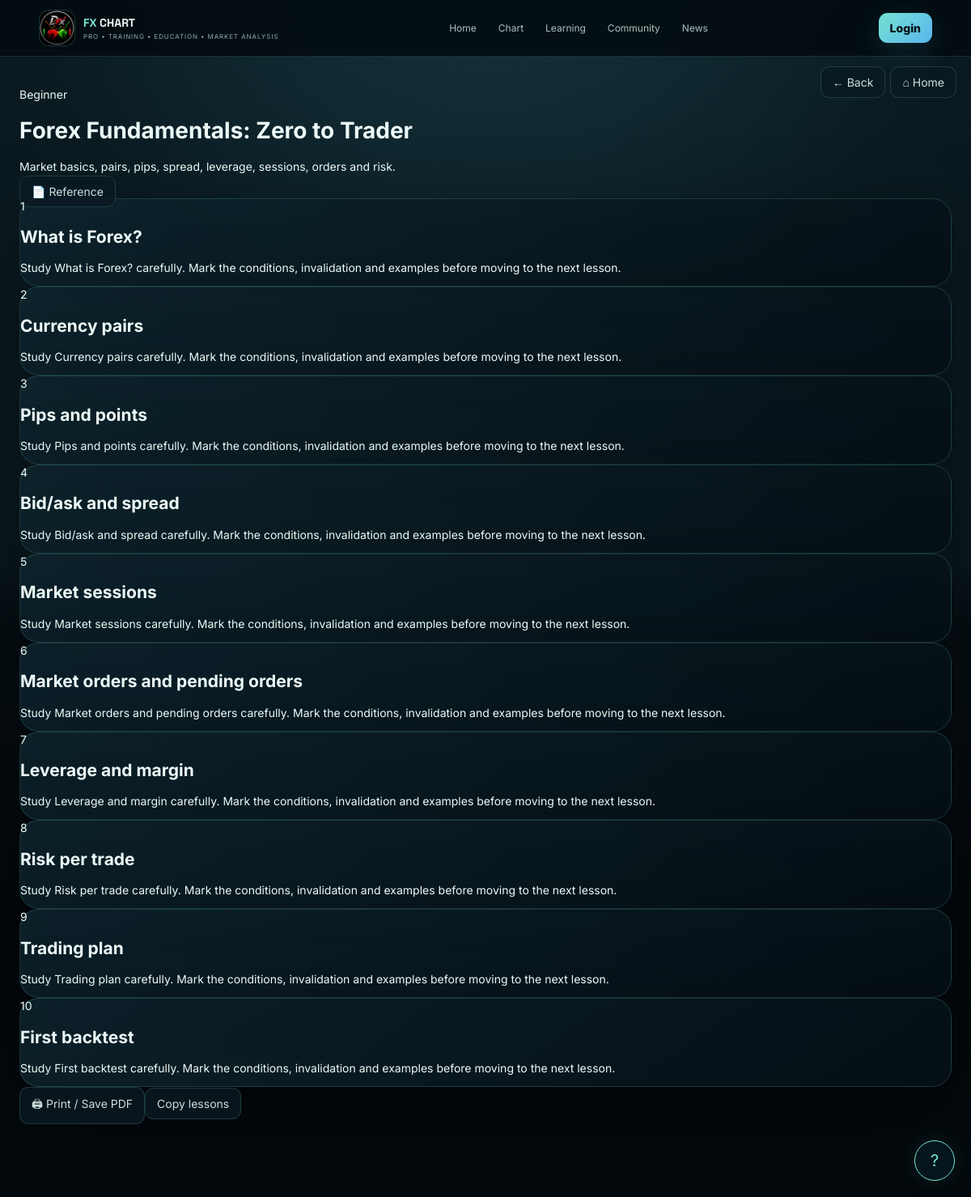
The app's page /learning/course/1 with its own data.
### tables this page shows
CREATE TABLE courses(
      id INTEGER PRIMARY KEY AUTOINCREMENT,
      title TEXT NOT NULL,
      level TEXT NOT NULL,
      description TEXT NOT NULL,
      lessons INTEGER DEFAULT 0,
      created_at TEXT NOT NULL
    );

CREATE TABLE lessons(
      id INTEGER PRIMARY KEY AUTOINCREMENT,
      course_id INTEGER NOT NULL,
      title TEXT NOT NULL,
      content TEXT NOT NULL,
      sort_order INTEGER DEFAULT 0,
      FOREIGN KEY(course_id) REFERENCES courses(id) ON DELETE CASCADE
    );

### app.py (the view)
@app.route("/learning/course/<int:cid>")
def course(cid):
    con=db()
    c=con.execute("SELECT * FROM courses WHERE id=?",(cid,)).fetchone()
    lessons=con.execute("SELECT * FROM lessons WHERE course_id=? ORDER BY sort_order",(cid,)).fetchall()
    con.close()
    if not c: return "Course not found",404
    return render_template("course.html",course=c,lessons=lessons)

### app.py (called while the page is built)
def db():
    con = sqlite3.connect(DB)
    con.row_factory = sqlite3.Row
    return con

def current_user():
    uid = session.get("user_id")
    if not uid: return None
    con = db()
    u = con.execute("SELECT * FROM users WHERE id=?", (uid,)).fetchone()
    con.close()
    return u

@app.context_processor
def fxchart_site_stats():
    try:
        con=db()
        users=con.execute("SELECT COUNT(*) c FROM users").fetchone()["c"]
        subs=con.execute("SELECT COUNT(*) c FROM users WHERE plan != 'free' OR subscription_status='active'").fetchone()["c"]
        con.close()
        return {"site_users":users,"site_subscribers":subs}
    except Exception:
        return {"site_users":0,"site_subscribers":0}

@app.context_processor
def ctx():
    return {"me": current_user(), "now": datetime.utcnow().isoformat()}

### templates/course.html
{% extends "base.html" %}{% block title %}{{course.title}} — FX CHART{% endblock %}
{% block content %}<div class="sectionHead"><div><span class="pill">{{course.level}}</span><h1>{{course.title}}</h1><p>{{course.description}}</p></div><a class="btn" href="{{url_for('learning_reference')}}">📄 Reference</a></div>
<div class="lessonList">{% for l in lessons %}<article class="lessonCard card"><div class="lessonNo">{{loop.index}}</div><div><h2>{{l.title}}</h2><p>{{l.content}}</p></div></article>{% endfor %}</div>
<div class="printActions"><button class="btn primary" onclick="window.print()">🖨 Print / Save PDF</button><button class="btn" onclick="copyText(document.querySelector('.lessonList').innerText)">Copy lessons</button></div>{% endblock %}

### static/css/app.css (style rules this page uses)
:root { --bg:#050d12;--card:rgba(10,25,33,.86);--line:rgba(117,229,215,.17);--text:#ecfaf7;--muted:#8da8a6;--accent:#79e5d6;--accent2:#5bb7ff;--shadow:0 30px 100px rgba(0,0,0,.4) }
* { box-sizing:border-box }
html { scroll-behavior:smooth }
body { margin:0;background:radial-gradient(circle at 50% -15%,#183c47 0,#09171e 35%,#03080c 80%);color:var(--text);font:14px Inter,system-ui,sans-serif;min-height:100vh;overflow-x:hidden }
a { color:inherit;text-decoration:none }
button,input,textarea,select { font:inherit }
.tool-btn,.btn { border:1px solid var(--line);background:rgba(10,26,34,.8);color:#cce0dd;padding:10px 14px;border-radius:11px;cursor:pointer;transition:.25s }
.card,.feature-card,.course-card,.risk-card { border:1px solid var(--line);background:linear-gradient(145deg,rgba(14,36,46,.86),rgba(5,16,22,.9));box-shadow:var(--shadow);border-radius:24px }

### records on screen
courses: level "Beginner", title "Forex Fundamentals: Zero to Trader", description "Market basics, pairs, pips, spread, leverage, sessions, orders and risk."
lessons: title "What is Forex?", content "Study What is Forex? carefully. Mark the conditions, invalidation and examples before moving to the next lesson."
lessons: title "Currency pairs", content "Study Currency pairs carefully. Mark the conditions, invalidation and examples before moving to the next lesson."
lessons: title "Pips and points", content "Study Pips and points carefully. Mark the conditions, invalidation and examples before moving to the next lesson."
lessons: title "Bid/ask and spread", content "Study Bid/ask and spread carefully. Mark the conditions, invalidation and examples before moving to the next lesson."
lessons: title "Market sessions", content "Study Market sessions carefully. Mark the conditions, invalidation and examples before moving to the next lesson."
lessons: title "Market orders and pending orders", content "Study Market orders and pending orders carefully. Mark the conditions, invalidation and examples before moving to the next lesson."
lessons: title "Leverage and margin", content "Study Leverage and margin carefully. Mark the conditions, invalidation and examples before moving to the next lesson."
lessons: title "Risk per trade", content "Study Risk per trade carefully. Mark the conditions, invalidation and examples before moving to the next lesson."
lessons: title "Trading plan", content "Study Trading plan carefully. Mark the conditions, invalidation and examples before moving to the next lesson."
lessons: title "First backtest", content "Study First backtest carefully. Mark the conditions, invalidation and examples before moving to the next lesson."
